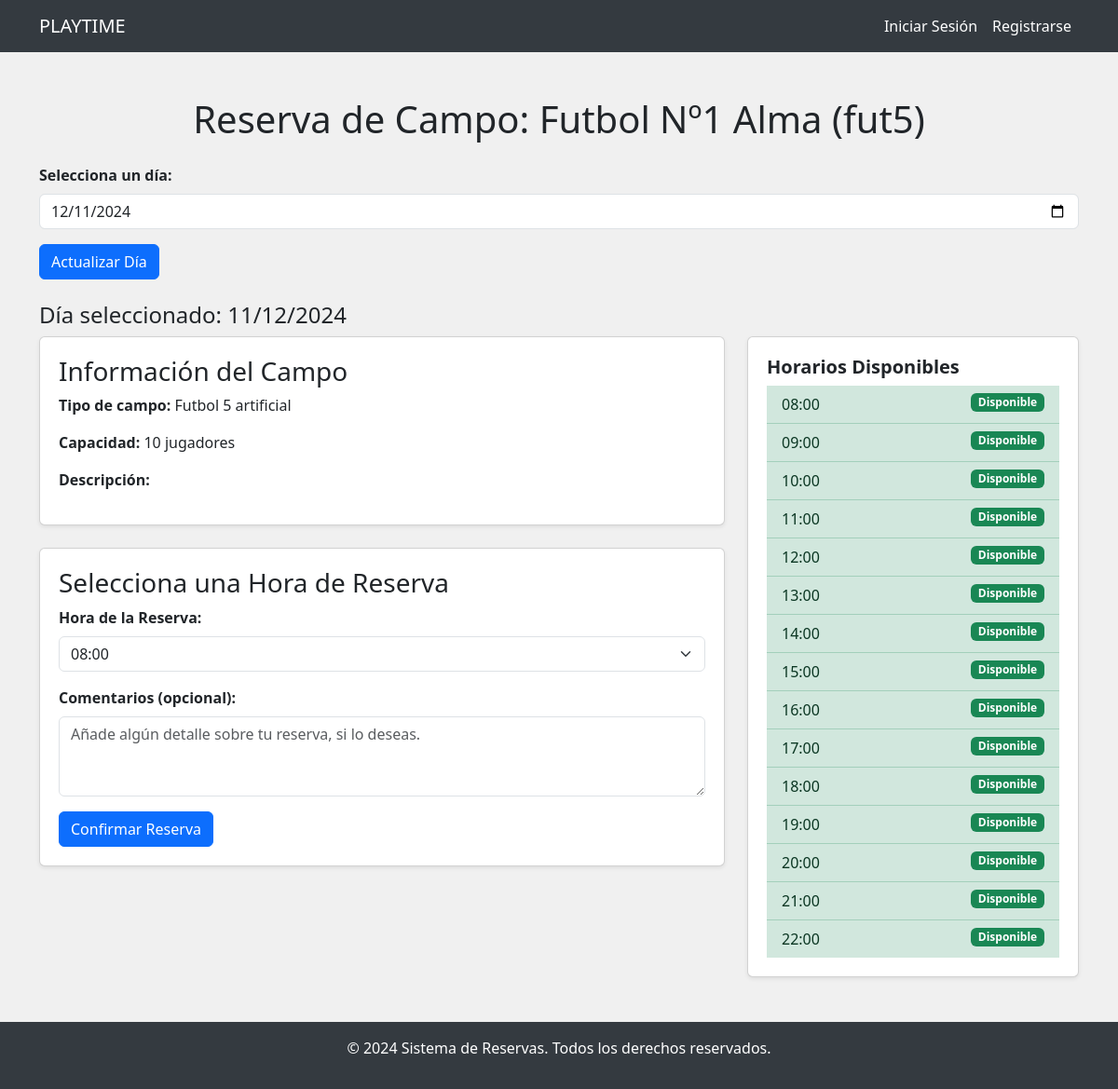
Page /reservar_campo/1/ on the committed database.
### Aplicacion1/models.py (models this page shows, shortened)
class Campo(models.Model):
    nombre = models.CharField(max_length=50)
    tipo_campo = models.CharField(max_length=50)
    capacidad_jugadores = models.IntegerField()
    disponible = models.BooleanField(default=True)
    instalacion = models.ForeignKey(Instalacion, on_delete=models.CASCADE, related_name='canchas')
    deporte = models.CharField(max_length=50, default='futbol')  # Valor por defecto "futbol"

### Aplicacion1/views.py (the view, shortened to what this page needs)
# urls.py: path('reservar_campo/<int:campo_id>/', views.reservar_campo, name='reservar_campo'),
def reservar_campo(request, campo_id):
    campo = get_object_or_404(Campo, id=campo_id)
    today = now().date()  # Obtenemos solo la fecha actual
    dia_reserva_str = request.GET.get('fecha')
    dia_reserva = parse_date(dia_reserva_str) if dia_reserva_str else today  # Si no hay fecha, usamos la de hoy
    horarios_disponibles = [
        datetime.combine(dia_reserva, datetime.min.time()) + timedelta(hours=hour)
        for hour in range(8, 23)
    ]
    horas_reservadas = set(
        Reserva.objects.filter(
            cancha=campo,
            fecha_hora_inicio__date=dia_reserva
        ).values_list('fecha_hora_inicio', flat=True)
    )
    return render(request, 'reservar_campo.html', {
        'campo': campo,
        'dia_reserva': dia_reserva,
        'horarios_disponibles': horarios_disponibles,
        'horas_reservadas': horas_reservadas,
    })

### Aplicacion1/templates/reservar_campo.html (shortened to what this page needs)
{% load custom_filters %}
<!DOCTYPE html>
<html lang="es">
<head>
    <link href="https://cdn.jsdelivr.net/npm/bootstrap@5.3.0-alpha1/dist/css/bootstrap.min.css" rel="stylesheet">
    <link href="https://cdnjs.cloudflare.com/ajax/libs/font-awesome/5.15.4/css/all.min.css" rel="stylesheet">
</head>
<body>
    <nav class="navbar navbar-expand-lg navbar-dark">
        <div class="container">
            <a class="navbar-brand" href="#">PLAYTIME</a>
            <div class="collapse navbar-collapse" id="navbarNav">
                <ul class="navbar-nav ms-auto">
                    {% if user.is_authenticated %}
                        <li class="nav-item dropdown">
                            <a class="nav-link dropdown-toggle d-flex align-items-center" href="#" id="userDropdown" role="button" data-bs-toggle="dropdown" aria-expanded="false">
                                <div class="avatar bg-primary text-white rounded-circle d-flex align-items-center justify-content-center me-2" style="width: 40px; height: 40px;">
                                    {{ user.first_name|default:user.username|first|upper }}
                                </div>
                                {{ user.first_name|default:user.username }}
                            </a>
                            <ul class="dropdown-menu dropdown-menu-end" aria-labelledby="userDropdown">
                                <li><a class="dropdown-item" href="{% url 'profile' %}">Mi perfil</a></li>
                                <li>
                                    <form action="{% url 'logout' %}" method="post" style="display:inline;">
                                        {% csrf_token %}
                                        <button type="submit" class="dropdown-item">Cerrar sesión</button>
                                    </form>
                                </li>
                            </ul>
                        </li>
                    {% else %}
                        <li class="nav-item">
                            <a class="nav-link" href="{% url 'login' %}">Iniciar Sesión</a>
                        </li>
                        <li class="nav-item">
                            <a class="nav-link" href="{% url 'register' %}">Registrarse</a>
                        </li>
                    {% endif %}
                </ul>
            </div>
        </div>
    </nav>
    <div class="container mt-5">
        <h1 class="text-center mb-4">Reserva de Campo: {{ campo.nombre }}</h1>
        <form method="GET" action="{% url 'reservar_campo' campo.id %}">
            <label for="fecha" class="form-label">Selecciona un día:</label>
            <input type="date" id="fecha" name="fecha" class="form-control mb-3" value="{{ dia_reserva|date:"Y-m-d" }}" min="{{ dia_reserva|date:"Y-m-d" }}">
            <button type="submit" class="btn btn-primary mb-4">Actualizar Día</button>
        </form>
        <h4>Día seleccionado: {{ dia_reserva|date:"d/m/Y" }}</h4>
        <div class="row">
            <div class="col-md-8">
                <div class="card shadow-sm">
                    <div class="card-body">
                        <h3>Información del Campo</h3>
                        <p><strong>Tipo de campo:</strong> {{ campo.tipo_campo }}</p>
                        <p><strong>Capacidad:</strong> {{ campo.capacidad_jugadores }} jugadores</p>
                        <p><strong>Descripción:</strong> {{ campo.descripcion }}</p>
                    </div>
                </div>
                <div class="card shadow-sm mt-4">
                    <div class="card-body">
                        <h3>Selecciona una Hora de Reserva</h3>
                        <form action="{% url 'reservar_campo_confirmado' campo.id %}" method="POST">
                            <div class="mb-3">
                                <label for="hora_reserva" class="form-label">Hora de la Reserva:</label>
                                <select class="form-select" id="hora_reserva" name="hora_reserva" required>
                                    {% for hora in horarios_disponibles %}
                                        <option value="{{ hora|date:'H:i' }}" {% if hora in horas_reservadas %} disabled {% endif %}>
                                            {{ hora|date:"H:i" }} {% if hora in horas_reservadas %} (Reservado) {% endif %}
                                        </option>
                                    {% endfor %}
                                </select>
                            </div>
                            <div class="mb-3">
                                <label for="comentarios" class="form-label">Comentarios (opcional):</label>
                                <textarea class="form-control" id="comentarios" name="comentarios" rows="3" placeholder="Añade algún detalle sobre tu reserva, si lo deseas."></textarea>
                            </div>
                            <button type="submit" class="btn btn-primary" {% if hora_reserva in horas_reservadas %}disabled{% endif %}>Confirmar Reserva</button>
                        </form>
                    </div>
                </div>
            </div>
            <div class="col-md-4">
                <div class="card shadow-sm">
                    <div class="card-body">
                        <h4 class="card-title">Horarios Disponibles</h4>
                        <ul class="list-group list-group-flush">
                            {% for hora in horarios_disponibles %}
                                <li class="list-group-item {% if hora in horas_reservadas %}list-group-item-danger{% else %}list-group-item-success{% endif %}">
                                    {{ hora|date:"H:i" }}
                                    {% if hora in horas_reservadas %}
                                        <span class="badge bg-danger float-end">Reservado</span>
                                    {% else %}
                                        <span class="badge bg-success float-end">Disponible</span>
                                    {% endif %}
                                </li>
                            {% endfor %}
                        </ul>
                    </div>
                </div>
            </div>
        </div>
    </div>
    <footer class="footer mt-5 text-white text-center py-3">
        <p>&copy; 2024 Sistema de Reservas. Todos los derechos reservados.</p>
    </footer>
</body>
</html>

### Aplicacion1/templates/reservar_campo.html (style rules this page uses)
.card-body { padding: 20px; }
.card-title { font-size: 1.25rem; font-weight: bold; }
.form-label { font-weight: bold; }
.footer { background-color: #343a40; color: white; }
body { background-color: #f0f0f0; }
.navbar { background-color: #343a40; }
.navbar-brand, .nav-link { color: white !important; }
.footer { background-color: #343a40; color: white; padding: 20px; text-align: center; }

### rows in the picture
Campo: nombre "Futbol Nº1 Alma (fut5)", tipo_campo "Futbol 5 artificial", capacidad_jugadores "10"

### other values in the picture
{{ dia_reserva|date:"d/m/Y" }} "11/12/2024"
{{ hora|date:"H:i" }} "08:00" "09:00" "10:00" "11:00" "12:00" "13:00" "14:00" "15:00" "16:00" "17:00" "18:00" "19:00" "20:00" "21:00" "22:00"
form field hora_reserva "08:00"
